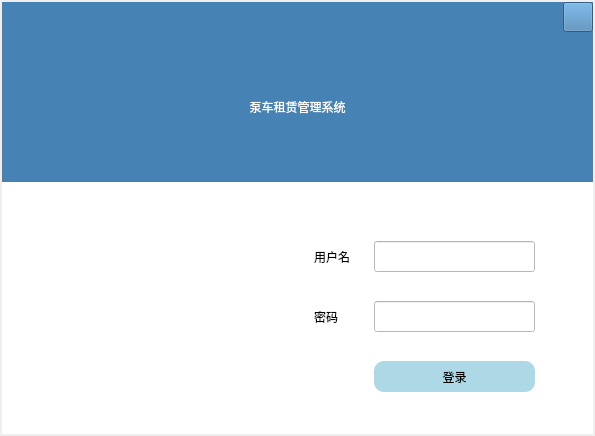
<?xml version="1.0" encoding="UTF-8"?>
<ui version="4.0">
 <class>LoginDialog</class>
 <widget class="QDialog" name="LoginDialog">
  <property name="geometry">
   <rect>
    <x>0</x>
    <y>0</y>
    <width>595</width>
    <height>436</height>
   </rect>
  </property>
  <property name="windowTitle">
   <string>Dialog</string>
  </property>
  <property name="styleSheet">
   <string notr="true">background-color: rgba(60, 120, 170);
QWidget {
font-size:14px;
}</string>
  </property>
  <layout class="QVBoxLayout" name="mainVLayout">
   <property name="spacing">
    <number>0</number>
   </property>
   <property name="leftMargin">
    <number>2</number>
   </property>
   <property name="topMargin">
    <number>2</number>
   </property>
   <property name="rightMargin">
    <number>2</number>
   </property>
   <property name="bottomMargin">
    <number>2</number>
   </property>
   <item>
    <widget class="QWidget" name="topWidget" native="true">
     <property name="minimumSize">
      <size>
       <width>0</width>
       <height>30</height>
      </size>
     </property>
     <property name="maximumSize">
      <size>
       <width>16777215</width>
       <height>30</height>
      </size>
     </property>
     <property name="styleSheet">
      <string notr="true">QWidget {
background-color:rgb(70, 130, 180);
}


</string>
     </property>
     <layout class="QHBoxLayout" name="horizontalLayout">
      <property name="spacing">
       <number>0</number>
      </property>
      <property name="leftMargin">
       <number>0</number>
      </property>
      <property name="topMargin">
       <number>0</number>
      </property>
      <property name="rightMargin">
       <number>0</number>
      </property>
      <property name="bottomMargin">
       <number>0</number>
      </property>
      <item>
       <spacer name="horizontalSpacer">
        <property name="orientation">
         <enum>Qt::Horizontal</enum>
        </property>
        <property name="sizeHint" stdset="0">
         <size>
          <width>40</width>
          <height>20</height>
         </size>
        </property>
       </spacer>
      </item>
      <item>
       <widget class="QPushButton" name="minimumBtn">
        <property name="minimumSize">
         <size>
          <width>30</width>
          <height>30</height>
         </size>
        </property>
        <property name="maximumSize">
         <size>
          <width>30</width>
          <height>30</height>
         </size>
        </property>
        <property name="whatsThis">
         <string>&lt;html&gt;&lt;head/&gt;&lt;body&gt;&lt;p&gt;最小化&lt;/p&gt;&lt;/body&gt;&lt;/html&gt;</string>
        </property>
        <property name="styleSheet">
         <string notr="true">
QWidget {
background-color:rgb(70, 130, 180);
}

QPushButton {
	color:white;
	background-color: rgb(70, 130, 180);
	border:2px groovegray;
	padding:2px 4px;
}

QPushButton:hover {
/*   background-color: khaki;	*/
	background-color: rgb(135, 206, 250);
}

/* Increase the padding, so the text is shifted when the button is
   pressed. */
QPushButton:pressed {
    padding-left: 5px;
    padding-top: 5px;
	background-color: rgb(173, 216, 230);
/*    background-color: #d0d67c;	*/
}
</string>
        </property>
        <property name="text">
         <string/>
        </property>
       </widget>
      </item>
      <item>
       <widget class="QPushButton" name="closeBtn">
        <property name="minimumSize">
         <size>
          <width>30</width>
          <height>30</height>
         </size>
        </property>
        <property name="maximumSize">
         <size>
          <width>30</width>
          <height>30</height>
         </size>
        </property>
        <property name="whatsThis">
         <string>&lt;html&gt;&lt;head/&gt;&lt;body&gt;&lt;p&gt;关闭&lt;/p&gt;&lt;/body&gt;&lt;/html&gt;</string>
        </property>
        <property name="styleSheet">
         <string notr="true">
QWidget {
background-color:rgb(70, 130, 180);
font: 14pt &quot;Consolas&quot;;
}

QPushButton {
	color:white;
	background-color: rgb(70, 130, 180);
	border:2px groovegray;
	padding:2px 4px;
}

QPushButton:hover {
/*   background-color: khaki;	*/
	background-color: rgb(150, 0, 0);
}

/* Increase the padding, so the text is shifted when the button is
   pressed. */
QPushButton:pressed {
    padding-left: 5px;
    padding-top: 5px;
	background-color: rgb(220, 0, 0);
/*    background-color: #d0d67c;	*/
}

font-color:rgb(255, 255, 255);
</string>
        </property>
        <property name="text">
         <string/>
        </property>
       </widget>
      </item>
     </layout>
    </widget>
   </item>
   <item>
    <widget class="QWidget" name="logoWidget" native="true">
     <property name="maximumSize">
      <size>
       <width>16777215</width>
       <height>150</height>
      </size>
     </property>
     <property name="styleSheet">
      <string notr="true">background-color: rgb(70, 130, 180);</string>
     </property>
     <layout class="QHBoxLayout" name="logoHLayout" stretch="0">
      <item>
       <widget class="QLabel" name="label">
        <property name="styleSheet">
         <string notr="true">font: 26pt &quot;楷体&quot;;
color:white;</string>
        </property>
        <property name="text">
         <string>泵车租赁管理系统</string>
        </property>
        <property name="alignment">
         <set>Qt::AlignCenter</set>
        </property>
       </widget>
      </item>
     </layout>
    </widget>
   </item>
   <item>
    <widget class="QWidget" name="infoWidget" native="true">
     <property name="styleSheet">
      <string notr="true">background-color: rgb(255, 255, 255);</string>
     </property>
     <layout class="QHBoxLayout" name="infoHLayout">
      <item>
       <widget class="QWidget" name="picWidget" native="true"/>
      </item>
      <item>
       <widget class="QWidget" name="loginWidget" native="true">
        <property name="minimumSize">
         <size>
          <width>300</width>
          <height>0</height>
         </size>
        </property>
        <property name="maximumSize">
         <size>
          <width>300</width>
          <height>16777215</height>
         </size>
        </property>
        <property name="styleSheet">
         <string notr="true">
QPushButton {
	background-color: rgb(173, 216, 230);
	border:2px groovegray;
	border-radius:10px;
	padding:2px 4px;
}

QPushButton:hover {
/*   background-color: khaki;	*/
	background-color: rgb(135, 206, 250);
}

/* Increase the padding, so the text is shifted when the button is
   pressed. */
QPushButton:pressed {
    padding-left: 5px;
    padding-top: 5px;
	background-color: rgb(70, 130, 180);
/*    background-color: #d0d67c;	*/
}</string>
        </property>
        <widget class="QLabel" name="passwdLabel">
         <property name="geometry">
          <rect>
           <x>30</x>
           <y>110</y>
           <width>51</width>
           <height>31</height>
          </rect>
         </property>
         <property name="styleSheet">
          <string notr="true">font: 12pt &quot;宋体&quot;;
</string>
         </property>
         <property name="text">
          <string>密码</string>
         </property>
        </widget>
        <widget class="QLabel" name="unameLabel">
         <property name="geometry">
          <rect>
           <x>30</x>
           <y>50</y>
           <width>51</width>
           <height>31</height>
          </rect>
         </property>
         <property name="styleSheet">
          <string notr="true">font: 12pt &quot;宋体&quot;;</string>
         </property>
         <property name="text">
          <string>用户名</string>
         </property>
        </widget>
        <widget class="QLineEdit" name="userNameLEdit">
         <property name="geometry">
          <rect>
           <x>90</x>
           <y>50</y>
           <width>161</width>
           <height>31</height>
          </rect>
         </property>
        </widget>
        <widget class="QLineEdit" name="passwardLEdit">
         <property name="geometry">
          <rect>
           <x>90</x>
           <y>110</y>
           <width>161</width>
           <height>31</height>
          </rect>
         </property>
        </widget>
        <widget class="QPushButton" name="loginBtn">
         <property name="geometry">
          <rect>
           <x>90</x>
           <y>170</y>
           <width>161</width>
           <height>31</height>
          </rect>
         </property>
         <property name="styleSheet">
          <string notr="true">font: 12pt &quot;宋体&quot;;</string>
         </property>
         <property name="text">
          <string>登录</string>
         </property>
        </widget>
       </widget>
      </item>
     </layout>
    </widget>
   </item>
  </layout>
 </widget>
 <resources/>
 <connections/>
</ui>
